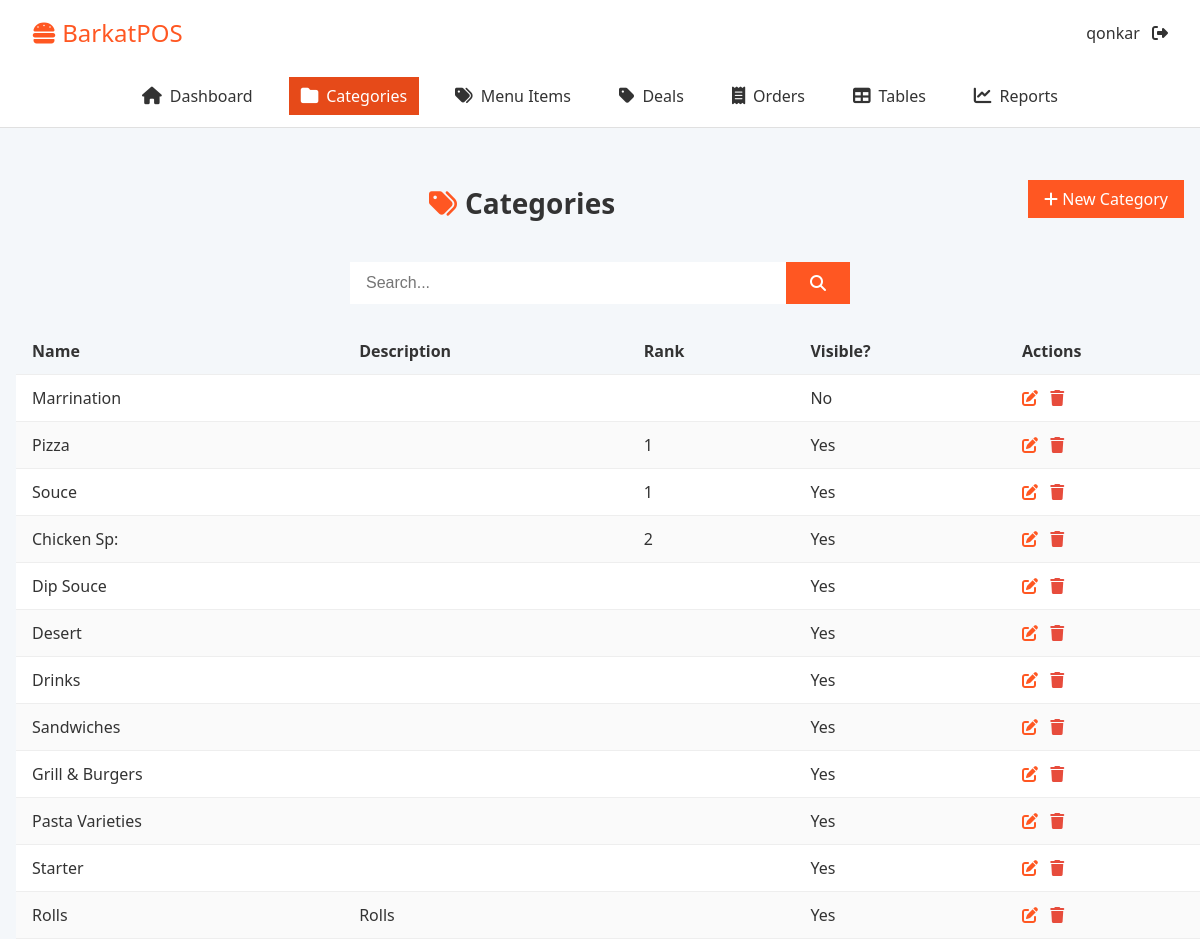
/categories/ (signed in), run on the app's committed database.
### core/models.py (models this page shows, shortened)
class User(AbstractUser):
    ROLE_CHOICES = [
        ('admin', 'Admin'),
        ('cashier', 'Cashier'),
        ('kitchen', 'Kitchen'),
    ]
    role = models.CharField(max_length=20, choices=ROLE_CHOICES, default='cashier')

class Category(models.Model):
    name = models.CharField(max_length=100, unique=True)
    description = models.TextField(blank=True)
    show_in_orders = models.BooleanField(
        default=True,
        help_text="If false, this category will be hidden in the order‐taking UI."
    )
    created_at = models.DateTimeField(auto_now_add=True)
    updated_at = models.DateTimeField(auto_now=True)
    rank = models.IntegerField(null=True, blank=True)
    class Meta:
        verbose_name_plural = "Categories"

### core/views.py (the view)
# urls.py: path('categories/', CategoryListView.as_view(), name='category_list'),
class CategoryListView(LoginRequiredMixin, ListView):
    model = Category
    template_name = 'categories/category_list.html'
    context_object_name = 'categories'
    def get_queryset(self):
        qs = super().get_queryset().order_by('-updated_at')
        q = self.request.GET.get('q')
        return qs.filter(name__icontains=q) if q else qs

### core/templates/categories/category_list.html (shortened to what this page needs)
{% extends 'base.html' %}
{% block content %}
<div class="page-header">
  <h1>Categories</h1>
  <a href="{% url 'category_create' %}" class="btn"><i class="fa fa-plus"></i> New Category</a>
</div>
<form id="search-form" class="search-bar">
  <input name="q" placeholder="Search..." value="{{ request.GET.q }}">
  <button type="submit"><i class="fa fa-search"></i></button>
</form>
<table class="table">
  <thead><tr><th>Name</th><th>Description</th><th>Rank</th><th>Visible?</th><th>Actions</th></tr></thead>
  <tbody>
    {% for cat in categories %}
    <tr id="cat-{{ cat.pk }}">
      <td>{{ cat.name }}</td>
      <td>{{ cat.description }}</td>
      <td>{{cat.rank|default:""}}</td>
      <td>
        {% if cat.show_in_orders %}
          <span class="badge badge-success">Yes</span>
        {% else %}
          <span class="badge badge-secondary">No</span>
        {% endif %}
      </td>
      <td>
        <a href="{% url 'category_edit' cat.pk %}" class="btn-edit"><i class="fa fa-edit"></i></a>
        <button class="btn-delete" data-url="{% url 'category_delete' cat.pk %}"><i class="fa fa-trash"></i></button>
      </td>
    </tr>
    {% empty %}
    <tr><td colspan="3">No categories.</td></tr>
    {% endfor %}
  </tbody>
</table>
{% endblock %}

### core/templates/base.html (shortened to what this page needs)
{% load static %}
<html lang="en">
  <head>
    <link rel="stylesheet" href="https://cdnjs.cloudflare.com/ajax/libs/font-awesome/6.4.0/css/all.min.css" />
    <link rel="stylesheet" href="{% static 'css/categories.css' %}" />
    <link rel="stylesheet" href="{% static 'css/menu_item.css' %}" />
    <link rel="stylesheet" href="{% static 'css/reports.css' %}" />
  </head>
  <body>
    <header class="topbar">
      <div class="logo"><i class="fa fa-hamburger"></i> BarkatPOS</div>
      <div class="user-menu">
        <span>{{ request.user.username }}</span>
        <a href="{% url 'logout' %}"><i class="fa fa-sign-out-alt"></i></a>
      </div>
    </header>
    <nav class="main-nav">
      <a href="{% url 'dashboard' %}" class="{% if request.resolver_match.url_name == 'dashboard' %}active{% endif %}"> <i class="fa fa-home"></i> Dashboard </a>
      <a href="{% url 'category_list' %}" class="{% if request.resolver_match.url_name == 'category_list' %}active{% endif %}"> <i class="fa fa-folder"></i> Categories </a>
      <a href="{% url 'menuitem_list' %}" class="{% if request.resolver_match.url_name == 'menuitem_list' %}active{% endif %}"> <i class="fa fa-tags"></i> Menu Items </a>
      <a href="{% url 'deal_list' %}" class="{% if request.resolver_match.url_name == 'deal_list' %}active{% endif %}"> <i class="fa fa-tag"></i> Deals </a>
      <a href="{% url 'order_list' %}" class="{% if request.resolver_match.url_name == 'order_list' %}active{% endif %}"> <i class="fa fa-receipt"></i> Orders </a>
      <a href="/tables/" class="{% if request.resolver_match.url_name == 'table_list' %}active{% endif %}"> <i class="fa fa-table"></i> Tables </a>
      <a href="/reports/" class="{% if request.resolver_match.url_name == 'reports' %}active{% endif %}"> <i class="fa fa-chart-line"></i> Reports </a>
    </nav>
    <main>{% block content %}{% endblock %}</main>
  </body>
</html>

### core/static/css/categories.css (style rules this page uses)
.page-header { display: flex; justify-content: space-between; align-items: center; margin: var(--space-xl) var(--space-md) var(--space-lg); }
.page-header h1 { font-size: 1.75rem; color: var(--color-text); }
.page-header .btn { background: var(--color-primary); color: #fff; padding: var(--space-xs) var(--space-md); border-radius: var(--radius-sm); font-size: var(--font-size-base); transition: background .3s; }
.table { width: 100%; border-collapse: collapse; margin: 0 var(--space-md) var(--space-xl); background: #fff; box-shadow: var(--shadow-sm); }
.table th, .table td { padding: var(--space-sm) var(--space-md); text-align: left; border-bottom: 1px solid #eee; }
.table th { background: var(--color-bg); font-weight: 600; }
.table tbody tr:nth-child(even) { background: #fafafa; }
.btn-edit, .btn-delete { background: none; border: none; font-size: 1rem; cursor: pointer; margin-right: var(--space-xs); }
.btn-edit i { color: var(--color-primary); }
.btn-delete i { color: var(--color-error-text); }
h1 { font-size: 1.75rem; color: var(--color-text); max-width: 600px; margin: var(--space-lg) auto var(--space-md); display: flex; align-items: center; }
h1::before { content: "\f07b"; font-family: "Font Awesome 5 Free"; font-weight: 900; margin-right: var(--space-xs); color: var(--color-primary); }

### core/static/css/menu_item.css (style rules this page uses)
.search-bar { display: flex; max-width: 500px; margin: var(--space-md) auto var(--space-lg); background: #fff; border-radius: var(--radius); overflow: hidden; box-shadow: var(--shadow-sm); }
.search-bar input { flex: 1; border: none; padding: var(--space-sm) var(--space-md); font-size: var(--font-size-base); }
.search-bar button { background: var(--color-primary); border: none; padding: var(--space-sm) var(--space-lg); cursor: pointer; display: inline-flex; align-items: center; justify-content: center; color: #fff; transition: background .3s; }
.search-bar button .fa-search { font-size: 1rem; }
h1 { font-size: 1.75rem; color: var(--color-text); max-width: 600px; margin: var(--space-lg) auto var(--space-md); display: flex; align-items: center; }
h1::before { content: "\f02c"; font-family: "Font Awesome 5 Free"; font-weight: 900; margin-right: var(--space-xs); color: var(--color-primary); }

### core/static/css/reports.css (style rules this page uses)
.table { width: 100%; border-collapse: collapse; }
.table th, .table td { padding: var(--space-sm) var(--space-md); border-bottom: 1px solid #eee; }

### core/templates/base.html (style rules this page uses)
:root { --color-primary: #ff5722; --color-primary-dark: #e64a19; --color-bg: #f4f7fa; --color-text: #333; --color-success-bg: #e6ffed; --color-success-border: #27ae60; --color-success-text: #27ae60; --color-error-bg: #ffe6e6; --color-error-border: #e74c3c; --color-error-text: #e74c3c; --space-xxs: 0.25rem; --space-xs: 0.5rem; --space-sm: 0.75rem; --space-md: 1rem; --space-lg: 1.5rem; --space-xl: 2rem; --font-family: "Segoe UI", sans-serif; --font-size-base: 1rem; --font-size-sm: 0.875rem; --border-radius-sm: 0.25rem; --border-radius: 0.5rem; --border-radius-lg: 0.75rem; --box-shadow-sm: 0 2px 5px rgba(0, 0, 0, 0.05); --box-shadow-md: 0 2px 10px rgba(0, 0, 0, 0.1); --box-shadow-lg: 0 4px 20px rgba(0, 0, 0, 0.1); }
* { margin: 0; padding: 0; box-sizing: border-box; }
body { font-family: var(--font-family); background: var(--color-bg); color: var(--color-text); height: 100dvh; }
a { text-decoration: none; color: inherit; }
.topbar { background: #fff; padding: var(--space-md) var(--space-xl); display: flex; justify-content: space-between; align-items: center; box-shadow: var(--box-shadow-sm); }
.topbar .logo { font-size: 1.5rem; color: var(--color-primary); }
.topbar .user-menu a { margin-left: var(--space-xs); }
.main-nav { background: #fff; display: flex; justify-content: center; gap: var(--space-lg); padding: var(--space-sm) 0; box-shadow: var(--shadow-sm); border-bottom: 1px solid #e0e0e0; }
.main-nav a { display: inline-flex; align-items: center; font-size: var(--font-size-base); color: var(--color-text); padding: var(--space-xs) var(--space-sm); border-radius: var(--radius-sm); transition: background 0.2s, color 0.2s; }
.main-nav a i { margin-right: var(--space-xs); font-size: 1.1rem; }
.main-nav a.active { background: var(--color-primary-dark); color: #fff; }

### data on the page
User: user.username "qonkar"
Category: name "Marrination", show_in_orders "No"
Category: name "Pizza", rank "1", show_in_orders "Yes"
Category: name "Souce", rank "1", show_in_orders "Yes"
Category: name "Chicken Sp:", rank "2", show_in_orders "Yes"
Category: name "Dip Souce", show_in_orders "Yes"
Category: name "Desert", show_in_orders "Yes"
Category: name "Drinks", show_in_orders "Yes"
Category: name "Sandwiches", show_in_orders "Yes"
Category: name "Grill & Burgers", show_in_orders "Yes"
Category: name "Pasta Varieties", show_in_orders "Yes"
Category: name "Starter", show_in_orders "Yes"
Category: name "Rolls", description "Rolls", show_in_orders "Yes"
